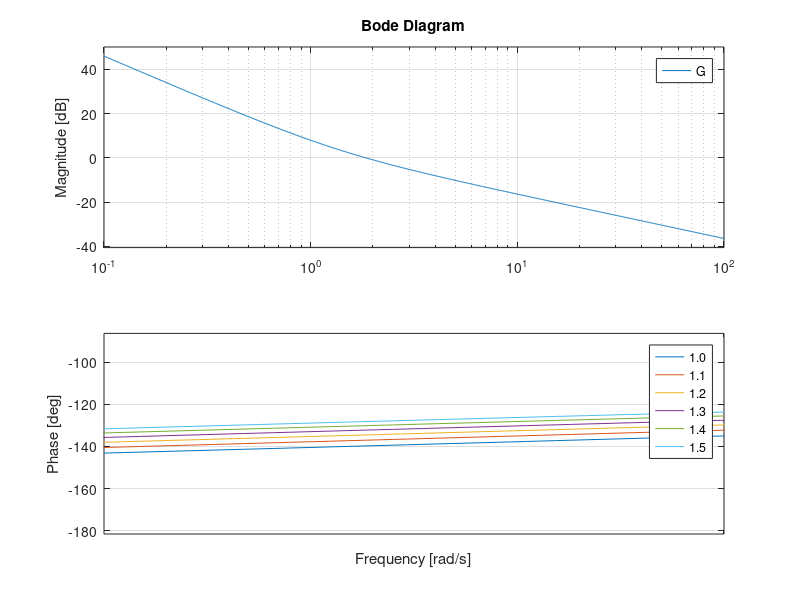

Source code (MATLAB):
clear;
clc;

a = 1:0.1:1.5;
for i=1:1:length(a)
    G = tf([a(i) 2], [1 0 0]);
    bode(G);
    grid on;
    hold on;
    xlim([1.5 2]);
end
legend('1.0', '1.1', '1.2', '1.3', '1.4', '1.5');